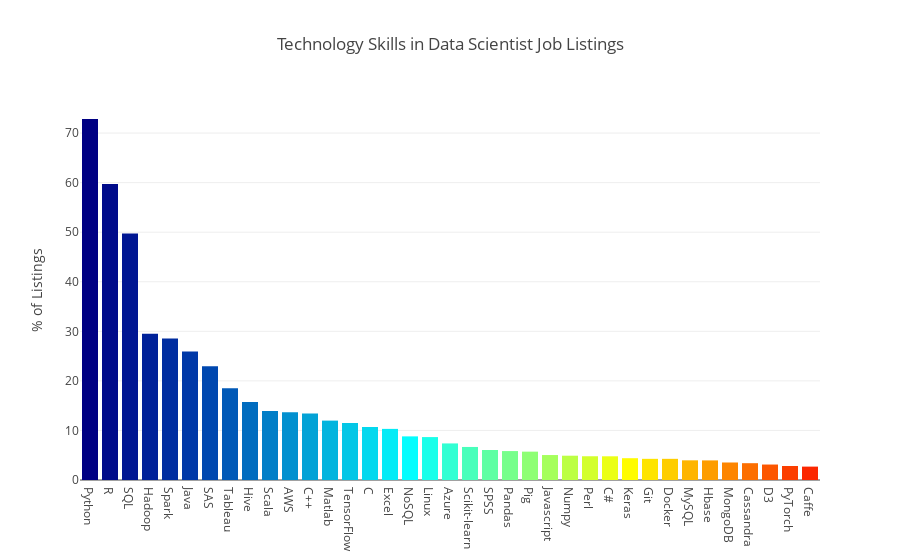

The cell this chart's notebook holds for it:
### Markdown cell above
## Let's chart the full list and then the top 20.

### Code cell
cmax=200
cmin=50
color_s = np.linspace(cmin, cmax, 44)

data = [
    go.Bar(
        x=df.index,          
        y=df['avg_percent'],
        marker=dict(
            colorscale='Jet',
            color=color_s,
        ),
    )
]

layout = dict(
    title="Technology Skills in Data Scientist Job Listings",
    yaxis=dict(title="% of Listings",)
)

fig = go.Figure(data=data, layout=layout)
py.iplot(fig)

### Figure 1 — Plotly figure (JSON) as saved in the notebook; plotly's stock layout.template omitted (floating-point values rounded to 4 significant figures)
{"data": [{"marker": {"color": [50, 53.49, 56.98, 60.47, 63.95, 67.44, 70.93, 74.42, 77.91, 81.4, 84.88, 88.37, 91.86, 95.35, 98.84, 102.3, 105.8, 109.3, 112.8, 116.3, 119.8, 123.3, 126.7, 130.2, 133.7, 137.2, 140.7, 144.2, 147.7, 151.2, 154.7, 158.1, 161.6, 165.1, 168.6, 172.1, 175.6, 179.1, 182.6, 186.0, 189.5, 193.0, 196.5, 200], "colorscale": "Jet"}, "x": ["Python", "R", "SQL", "Hadoop", "Spark", "Java", "SAS", "Tableau", "Hive", "Scala", "AWS", "C++", "Matlab", "TensorFlow", "C", "Excel", "NoSQL", "Linux", "Azure", "Scikit-learn", "SPSS", "Pandas", "Pig", "Javascript", "Numpy", "Perl", "C# ", "Keras", "Git", "Docker", "MySQL", "Hbase", "MongoDB", "Cassandra", "D3", "PyTorch", "Caffe"], "y": [72.84, 59.74, 49.76, 29.51, 28.55, 25.95, 22.96, 18.51, 15.76, 13.93, 13.68, 13.41, 11.98, 11.51, 10.7, 10.31, 8.8, 8.659, 7.378, 6.667, 6.049, 5.837, 5.723, 5.037, 4.903, 4.793, 4.783, 4.399, 4.271, 4.271, 3.969, 3.954, 3.534, 3.393, 3.122, 2.827, 2.702], "type": "bar", "uid": "057e4846-d088-11e8-a165-11ced18b9a9b"}], "layout": {"title": "Technology Skills in Data Scientist Job Listings", "yaxis": {"title": "% of Listings"}}}
